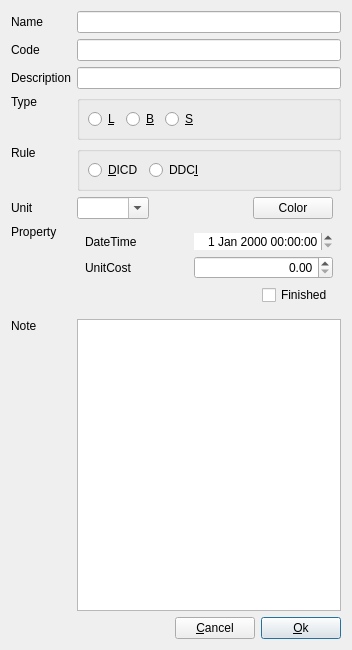
<?xml version="1.0" encoding="UTF-8"?>
<ui version="4.0">
 <class>InsertNodeTask</class>
 <widget class="QDialog" name="InsertNodeTask">
  <property name="geometry">
   <rect>
    <x>0</x>
    <y>0</y>
    <width>352</width>
    <height>650</height>
   </rect>
  </property>
  <layout class="QGridLayout" name="gridLayout_4">
   <item row="11" column="1" rowspan="3" colspan="5">
    <widget class="PlainTextEdit" name="plainTextEdit">
     <property name="tabChangesFocus">
      <bool>true</bool>
     </property>
    </widget>
   </item>
   <item row="9" column="0">
    <widget class="QLabel" name="labProperty">
     <property name="text">
      <string>Property</string>
     </property>
     <property name="alignment">
      <set>Qt::AlignmentFlag::AlignLeading|Qt::AlignmentFlag::AlignLeft|Qt::AlignmentFlag::AlignTop</set>
     </property>
    </widget>
   </item>
   <item row="0" column="1" colspan="5">
    <widget class="LineEdit" name="lineEditName">
     <property name="sizePolicy">
      <sizepolicy hsizetype="Expanding" vsizetype="Fixed">
       <horstretch>0</horstretch>
       <verstretch>0</verstretch>
      </sizepolicy>
     </property>
    </widget>
   </item>
   <item row="2" column="0">
    <widget class="QLabel" name="labDescription">
     <property name="text">
      <string>Description</string>
     </property>
     <property name="buddy">
      <cstring>lineEditDescription</cstring>
     </property>
    </widget>
   </item>
   <item row="1" column="0">
    <widget class="QLabel" name="labCode">
     <property name="text">
      <string>Code</string>
     </property>
     <property name="buddy">
      <cstring>lineEditCode</cstring>
     </property>
    </widget>
   </item>
   <item row="14" column="5">
    <widget class="QPushButton" name="pBtnOk">
     <property name="sizePolicy">
      <sizepolicy hsizetype="Fixed" vsizetype="Fixed">
       <horstretch>0</horstretch>
       <verstretch>0</verstretch>
      </sizepolicy>
     </property>
     <property name="text">
      <string>&amp;Ok</string>
     </property>
     <property name="default">
      <bool>true</bool>
     </property>
    </widget>
   </item>
   <item row="2" column="1" colspan="5">
    <widget class="LineEdit" name="lineEditDescription">
     <property name="sizePolicy">
      <sizepolicy hsizetype="Preferred" vsizetype="Preferred">
       <horstretch>0</horstretch>
       <verstretch>0</verstretch>
      </sizepolicy>
     </property>
    </widget>
   </item>
   <item row="7" column="1" colspan="5">
    <widget class="QGroupBox" name="groupBox">
     <property name="sizePolicy">
      <sizepolicy hsizetype="Preferred" vsizetype="Preferred">
       <horstretch>0</horstretch>
       <verstretch>0</verstretch>
      </sizepolicy>
     </property>
     <property name="title">
      <string/>
     </property>
     <layout class="QHBoxLayout" name="horizontalLayout">
      <property name="spacing">
       <number>-1</number>
      </property>
      <property name="leftMargin">
       <number>8</number>
      </property>
      <property name="topMargin">
       <number>8</number>
      </property>
      <property name="rightMargin">
       <number>8</number>
      </property>
      <property name="bottomMargin">
       <number>8</number>
      </property>
      <item>
       <widget class="QRadioButton" name="rBtnDICD">
        <property name="toolTip">
         <string>Debit Increase, Credit Decrease</string>
        </property>
        <property name="text">
         <string notr="true">&amp;DICD</string>
        </property>
       </widget>
      </item>
      <item>
       <widget class="QRadioButton" name="rBtnDDCI">
        <property name="toolTip">
         <string>Debit Decrease, Credit Increase</string>
        </property>
        <property name="text">
         <string notr="true">DDC&amp;I</string>
        </property>
       </widget>
      </item>
      <item>
       <spacer name="horizontalSpacer_2">
        <property name="orientation">
         <enum>Qt::Orientation::Horizontal</enum>
        </property>
        <property name="sizeHint" stdset="0">
         <size>
          <width>40</width>
          <height>5</height>
         </size>
        </property>
       </spacer>
      </item>
     </layout>
    </widget>
   </item>
   <item row="0" column="0">
    <widget class="QLabel" name="labName">
     <property name="sizePolicy">
      <sizepolicy hsizetype="Fixed" vsizetype="Preferred">
       <horstretch>0</horstretch>
       <verstretch>0</verstretch>
      </sizepolicy>
     </property>
     <property name="text">
      <string>Name</string>
     </property>
     <property name="buddy">
      <cstring>lineEditName</cstring>
     </property>
    </widget>
   </item>
   <item row="6" column="0">
    <widget class="QLabel" name="labType">
     <property name="sizePolicy">
      <sizepolicy hsizetype="Preferred" vsizetype="Preferred">
       <horstretch>0</horstretch>
       <verstretch>0</verstretch>
      </sizepolicy>
     </property>
     <property name="text">
      <string>Type</string>
     </property>
     <property name="alignment">
      <set>Qt::AlignmentFlag::AlignLeading|Qt::AlignmentFlag::AlignLeft|Qt::AlignmentFlag::AlignTop</set>
     </property>
     <property name="buddy">
      <cstring>rBtnDICD</cstring>
     </property>
    </widget>
   </item>
   <item row="1" column="1" colspan="5">
    <widget class="LineEdit" name="lineEditCode">
     <property name="sizePolicy">
      <sizepolicy hsizetype="Preferred" vsizetype="Fixed">
       <horstretch>0</horstretch>
       <verstretch>0</verstretch>
      </sizepolicy>
     </property>
    </widget>
   </item>
   <item row="7" column="0">
    <widget class="QLabel" name="labRule">
     <property name="sizePolicy">
      <sizepolicy hsizetype="Preferred" vsizetype="Preferred">
       <horstretch>0</horstretch>
       <verstretch>0</verstretch>
      </sizepolicy>
     </property>
     <property name="text">
      <string>Rule</string>
     </property>
     <property name="alignment">
      <set>Qt::AlignmentFlag::AlignLeading|Qt::AlignmentFlag::AlignLeft|Qt::AlignmentFlag::AlignTop</set>
     </property>
     <property name="buddy">
      <cstring>rBtnDICD</cstring>
     </property>
    </widget>
   </item>
   <item row="14" column="4">
    <widget class="QPushButton" name="pBtnCancel">
     <property name="sizePolicy">
      <sizepolicy hsizetype="Fixed" vsizetype="Fixed">
       <horstretch>0</horstretch>
       <verstretch>0</verstretch>
      </sizepolicy>
     </property>
     <property name="text">
      <string>&amp;Cancel</string>
     </property>
    </widget>
   </item>
   <item row="9" column="1" colspan="5">
    <widget class="QWidget" name="widgetProperty" native="true">
     <layout class="QGridLayout" name="gridLayout">
      <property name="leftMargin">
       <number>8</number>
      </property>
      <property name="topMargin">
       <number>8</number>
      </property>
      <property name="rightMargin">
       <number>8</number>
      </property>
      <property name="bottomMargin">
       <number>8</number>
      </property>
      <item row="0" column="3">
       <widget class="DateTimeEdit" name="dateTime">
        <property name="frame">
         <bool>false</bool>
        </property>
        <property name="alignment">
         <set>Qt::AlignmentFlag::AlignRight|Qt::AlignmentFlag::AlignTrailing|Qt::AlignmentFlag::AlignVCenter</set>
        </property>
       </widget>
      </item>
      <item row="0" column="0">
       <widget class="QLabel" name="labDateTime">
        <property name="text">
         <string>DateTime</string>
        </property>
       </widget>
      </item>
      <item row="1" column="3">
       <widget class="DoubleSpinBox" name="dSpinBoxUnitCost">
        <property name="alignment">
         <set>Qt::AlignmentFlag::AlignRight|Qt::AlignmentFlag::AlignTrailing|Qt::AlignmentFlag::AlignVCenter</set>
        </property>
        <property name="showGroupSeparator" stdset="0">
         <bool>true</bool>
        </property>
        <property name="stepType">
         <enum>QAbstractSpinBox::StepType::AdaptiveDecimalStepType</enum>
        </property>
       </widget>
      </item>
      <item row="1" column="0">
       <widget class="QLabel" name="labUnitCost">
        <property name="text">
         <string>UnitCost</string>
        </property>
       </widget>
      </item>
      <item row="2" column="0" colspan="4">
       <widget class="QWidget" name="widget" native="true">
        <layout class="QGridLayout" name="gridLayout_5">
         <property name="leftMargin">
          <number>0</number>
         </property>
         <property name="topMargin">
          <number>0</number>
         </property>
         <property name="rightMargin">
          <number>0</number>
         </property>
         <property name="bottomMargin">
          <number>0</number>
         </property>
         <item row="1" column="0">
          <spacer name="horizontalSpacer">
           <property name="orientation">
            <enum>Qt::Orientation::Horizontal</enum>
           </property>
           <property name="sizeHint" stdset="0">
            <size>
             <width>40</width>
             <height>20</height>
            </size>
           </property>
          </spacer>
         </item>
         <item row="1" column="1">
          <widget class="QCheckBox" name="chkBoxFinished">
           <property name="sizePolicy">
            <sizepolicy hsizetype="Fixed" vsizetype="Fixed">
             <horstretch>0</horstretch>
             <verstretch>0</verstretch>
            </sizepolicy>
           </property>
           <property name="text">
            <string>Finished</string>
           </property>
          </widget>
         </item>
        </layout>
       </widget>
      </item>
     </layout>
    </widget>
   </item>
   <item row="6" column="1" colspan="5">
    <widget class="QGroupBox" name="groupBox_3">
     <property name="title">
      <string/>
     </property>
     <layout class="QGridLayout" name="gridLayout_2">
      <property name="leftMargin">
       <number>8</number>
      </property>
      <property name="topMargin">
       <number>8</number>
      </property>
      <property name="rightMargin">
       <number>8</number>
      </property>
      <property name="bottomMargin">
       <number>8</number>
      </property>
      <property name="spacing">
       <number>-1</number>
      </property>
      <item row="0" column="0">
       <widget class="QRadioButton" name="rBtnLeaf">
        <property name="toolTip">
         <string>Leaf</string>
        </property>
        <property name="text">
         <string notr="true">&amp;L</string>
        </property>
       </widget>
      </item>
      <item row="0" column="1">
       <widget class="QRadioButton" name="rBtnBranch">
        <property name="toolTip">
         <string>Branch</string>
        </property>
        <property name="text">
         <string notr="true">&amp;B</string>
        </property>
       </widget>
      </item>
      <item row="0" column="2">
       <widget class="QRadioButton" name="rBtnSupport">
        <property name="toolTip">
         <string>Support</string>
        </property>
        <property name="text">
         <string notr="true">&amp;S</string>
        </property>
       </widget>
      </item>
      <item row="0" column="3">
       <spacer name="horizontalSpacer_4">
        <property name="orientation">
         <enum>Qt::Orientation::Horizontal</enum>
        </property>
        <property name="sizeHint" stdset="0">
         <size>
          <width>40</width>
          <height>5</height>
         </size>
        </property>
       </spacer>
      </item>
     </layout>
    </widget>
   </item>
   <item row="8" column="0">
    <widget class="QLabel" name="labUnit">
     <property name="text">
      <string>Unit</string>
     </property>
    </widget>
   </item>
   <item row="11" column="0">
    <widget class="QLabel" name="labNote">
     <property name="sizePolicy">
      <sizepolicy hsizetype="Preferred" vsizetype="Expanding">
       <horstretch>0</horstretch>
       <verstretch>0</verstretch>
      </sizepolicy>
     </property>
     <property name="text">
      <string>Note</string>
     </property>
     <property name="alignment">
      <set>Qt::AlignmentFlag::AlignLeading|Qt::AlignmentFlag::AlignLeft|Qt::AlignmentFlag::AlignTop</set>
     </property>
     <property name="buddy">
      <cstring>plainTextEdit</cstring>
     </property>
    </widget>
   </item>
   <item row="8" column="1" colspan="5">
    <widget class="QWidget" name="widgetUnit" native="true">
     <layout class="QGridLayout" name="gridLayout_3">
      <property name="leftMargin">
       <number>0</number>
      </property>
      <property name="topMargin">
       <number>0</number>
      </property>
      <property name="rightMargin">
       <number>8</number>
      </property>
      <property name="bottomMargin">
       <number>0</number>
      </property>
      <item row="0" column="4">
       <widget class="QPushButton" name="pBtnColor">
        <property name="text">
         <string>Color</string>
        </property>
       </widget>
      </item>
      <item row="0" column="1">
       <spacer name="horizontalSpacer_6">
        <property name="orientation">
         <enum>Qt::Orientation::Horizontal</enum>
        </property>
        <property name="sizeHint" stdset="0">
         <size>
          <width>40</width>
          <height>20</height>
         </size>
        </property>
       </spacer>
      </item>
      <item row="0" column="0">
       <widget class="ComboBox" name="comboUnit">
        <property name="editable">
         <bool>true</bool>
        </property>
        <property name="insertPolicy">
         <enum>QComboBox::InsertPolicy::NoInsert</enum>
        </property>
       </widget>
      </item>
     </layout>
    </widget>
   </item>
   <item row="14" column="0" colspan="4">
    <spacer name="horizontalSpacer_5">
     <property name="orientation">
      <enum>Qt::Orientation::Horizontal</enum>
     </property>
     <property name="sizeHint" stdset="0">
      <size>
       <width>111</width>
       <height>20</height>
      </size>
     </property>
    </spacer>
   </item>
  </layout>
 </widget>
 <customwidgets>
  <customwidget>
   <class>ComboBox</class>
   <extends>QComboBox</extends>
   <header location="global">widget/combobox.h</header>
  </customwidget>
  <customwidget>
   <class>LineEdit</class>
   <extends>QLineEdit</extends>
   <header location="global">widget/lineedit.h</header>
  </customwidget>
  <customwidget>
   <class>PlainTextEdit</class>
   <extends>QPlainTextEdit</extends>
   <header location="global">widget/plaintextedit.h</header>
  </customwidget>
  <customwidget>
   <class>DoubleSpinBox</class>
   <extends>QDoubleSpinBox</extends>
   <header location="global">widget/doublespinbox.h</header>
  </customwidget>
  <customwidget>
   <class>DateTimeEdit</class>
   <extends>QDateTimeEdit</extends>
   <header location="global">widget/datetimeedit.h</header>
  </customwidget>
 </customwidgets>
 <tabstops>
  <tabstop>lineEditName</tabstop>
  <tabstop>lineEditCode</tabstop>
  <tabstop>plainTextEdit</tabstop>
  <tabstop>pBtnOk</tabstop>
  <tabstop>pBtnCancel</tabstop>
 </tabstops>
 <resources/>
 <connections>
  <connection>
   <sender>pBtnCancel</sender>
   <signal>clicked()</signal>
   <receiver>InsertNodeTask</receiver>
   <slot>reject()</slot>
   <hints>
    <hint type="sourcelabel">
     <x>357</x>
     <y>506</y>
    </hint>
    <hint type="destinationlabel">
     <x>276</x>
     <y>492</y>
    </hint>
   </hints>
  </connection>
  <connection>
   <sender>pBtnOk</sender>
   <signal>clicked()</signal>
   <receiver>InsertNodeTask</receiver>
   <slot>accept()</slot>
   <hints>
    <hint type="sourcelabel">
     <x>431</x>
     <y>501</y>
    </hint>
    <hint type="destinationlabel">
     <x>158</x>
     <y>491</y>
    </hint>
   </hints>
  </connection>
 </connections>
</ui>
